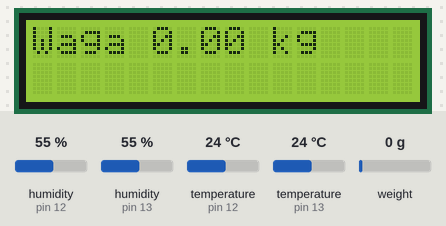
Simulated run of this sketch. Board: Arduino Uno, built with avr-gcc and run on an emulated ATmega328P. Parts: 16×2 character LCD. The inputs (shaded band) are chosen by the test bench; at power-on: humidity (sensors on pin 12, pin 13) 55 %, weight on the scale 0 g, temperature (sensors on pin 12, pin 13) 24 °C. What the sketch prints to the serial monitor is not drawn.

Above: at 4.2 s.
4.3 s: humidity (sensor on pin 12) set to 22 %
At 9.1 s:
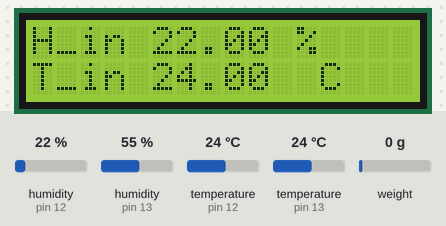
10.8 s: humidity (sensor on pin 13) set to 22 %
At 13.8 s:
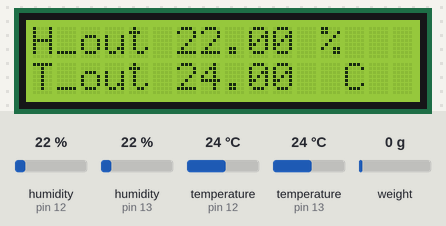
14.8 s: weight on the scale set to 100 g
At 19.2 s:
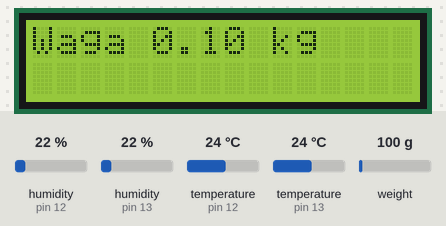
19.9 s: temperature (sensor on pin 12) set to 12 °C
At 23.9 s:
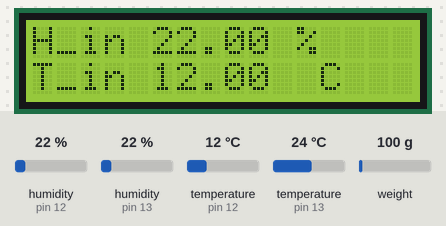
24.6 s: temperature (sensor on pin 13) set to 12 °C
At 28.6 s:
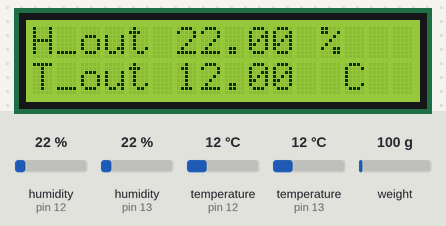
29.3 s: weight on the scale set to 1250 g
At 30.1 s:
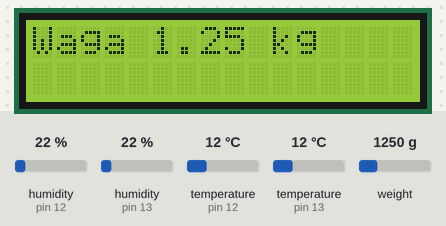
Timing chart, 0 to 32.3 s (numbered marks = the images above; inputs shaded):
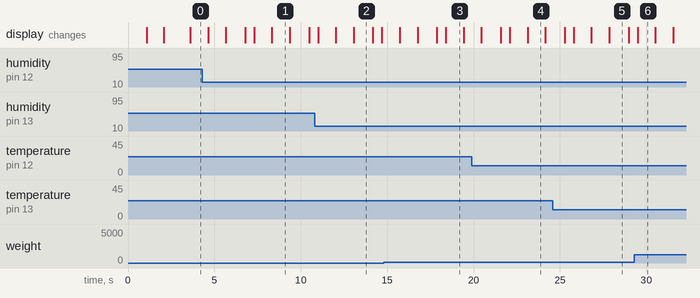

Measured:
- what the display in image 1 shows lasts 1.1 s, from 8.3 s to 9.4 s
- what the display in image 2 shows lasts 1.1 s, from 13.1 s to 14.2 s

The sketch:

waga_lcd.ino
```cpp
#include "core.hpp"

#include <DHT.h>
#include <HX711.h>
#include <LiquidCrystal_I2C.h>

#include <Wire.h>

#define LOADCELL_DOUT_PIN  3
#define LOADCELL_SCK_PIN  2

float calibration_factor = -13900; //weight calibration factor

constexpr int INSIDE_DHT_SENSOR_PIN = 12;
constexpr uint8_t INSIDE_DHT_SENSOR_TYPE = DHT22; //DHT_SENSOR_TYPE = DHT22;

constexpr int OUTSIDE_DHT_SENSOR_PIN = 13;
constexpr uint8_t OUTSIDE_DHT_SENSOR_TYPE = DHT22; //DHT_SENSOR_TYPE = DHT22;

LiquidCrystal_I2C lcd(0x27, 16, 2); //create an lcd instance
HX711 scale; // create a weight instance

DHT insideSensor(INSIDE_DHT_SENSOR_PIN, INSIDE_DHT_SENSOR_TYPE); //DHT_SENSOR_TYPE = DHT22;
DHT outsideSensor(OUTSIDE_DHT_SENSOR_PIN, OUTSIDE_DHT_SENSOR_TYPE); //DHT_SENSOR_TYPE = DHT22;

void initializeDevices()
{
  lcd.begin();

  scale.begin(LOADCELL_DOUT_PIN, LOADCELL_SCK_PIN);

  insideSensor.begin();
  outsideSensor.begin();
}

void scaleReset()
{
  scale.set_scale();

  // Reset the scale to 0.
  scale.tare();
}

void showStartLCDText(String text)
{
  lcd.setCursor(3,0); // center the cursor to the text
  lcd.print(text);
}

void setup()
{
  Serial.begin(9600);

  initializeDevices();

  scaleReset();

  showStartLCDText(F("Waga ulowa"));
  delay(1000);

  lcd.clear();
}

void loop()
{
  delay(1000);
  lcd.clear();

  // Adjust to this calibration factor.
  scale.set_scale(calibration_factor);

  const float weight = scale.get_units(5);

  const float insideHumidity = insideSensor.readHumidity();
  const float insideTemperature = insideSensor.readTemperature();

  const float outsideHumidity = outsideSensor.readHumidity();
  const float outsideTemperature = outsideSensor.readTemperature();

  // LCD prints
  {
    lcd.setCursor(0, 0);
    lcd.print(core::fullPrettyValueText("Waga", weight, "kg"));

    delay(1000);
    lcd.clear();

    lcd.setCursor(0, 0); //first line
    lcd.print(core::fullPrettyValueText("H_in", insideHumidity, "%"));
    lcd.setCursor(0, 1); //second line
    lcd.print(core::fullPrettyValueText("T_in", insideTemperature, " C"));

    delay(1000);
    lcd.clear();

    lcd.setCursor(0, 0);
    lcd.print(core::fullPrettyValueText("H_out", outsideHumidity, "%"));
    lcd.setCursor(0, 1);
    lcd.print(core::fullPrettyValueText("T_out", outsideTemperature, " C"));
  }

  // Serial prints
  {
    Serial.println("---------------------------");
    Serial.println(core::fullPrettyValueText("Waga", weight, "kg"));
    Serial.println();
    Serial.println(core::fullPrettyValueText("Wewnetrzna wilgotnosc", insideHumidity, "%"));
    Serial.println(core::fullPrettyValueText("Wewnetrzna temperatura", insideTemperature, " C"));
    Serial.println();
    Serial.println(core::fullPrettyValueText("Zewnetrzna wilgotnosc", outsideHumidity, "%"));
    Serial.println(core::fullPrettyValueText("Zewnetrzna temperatura", outsideTemperature, " C"));
  }
}
```

core.cpp
```cpp
#include "core.hpp"

namespace core
{
  String fullPrettyValueText(String prefix, float value, String unit)
  {
    return prefix + " " + prettyValueText(value, unit);
  }

  String prettyValueText(float value, String unit)
  {
    return String(value) + " " + unit;
  }
} // namespace core
```

core.hpp
```cpp
#pragma once

#include <Arduino.h>

namespace core
{
  String fullPrettyValueText(String prefix, float value, String unit);
  String prettyValueText(float value, String unit);
} // core
```

cell_number.cpp
```cpp
#include "cell_number.hpp"
#include "util.hpp"

/*
  IMPORTANT: By default the area code is polish.
*/

CellNumber::CellNumber(int rawCellNumber):
  mAreaCode(""),
  mNumber(0)
{
  if (isCellNumberValid(rawCellNumber))
  {
    validate(rawCellNumber);
  }
  else
  {
    // TODO: Print a warning into serial.
  }
}

CellNumber::CellNumber(String rawCellNumber):
  mAreaCode("+48"),
  mNumber(0)
{
  if (rawCellNumber.length() != 0)
  {
    if (!isAreaCodeValid(rawCellNumber.substring(0, AREA_CODE_LENGTH)))
    {
      mAreaCode = "+48";
    }

    if (isCellNumberValid(rawCellNumber.substring(AREA_CODE_LENGTH)))
    {
      mNumber = rawCellNumber.toInt();
    }
  }
}

CellNumber::CellNumber(String areaCode, int rawCellNumber):
  mAreaCode("+48"),
  mNumber(0)
{
  if (!isAreaCodeValid(areaCode))
  {
    mAreaCode = "+48";
  }

  if (isCellNumberValid(rawCellNumber))
  {
    mNumber = rawCellNumber;
  }
}

void CellNumber::validate(int rawCellNumber)
{
  const int length = util::lengthOfNumber(rawCellNumber);
  if (length == CELL_NUMBER_WITHOUT_PREFIX_LENGTH)
  {
    mNumber = rawCellNumber % (10 * CELL_NUMBER_LENGTH);

    int areaCode = (rawCellNumber - mNumber) / (10 * CELL_NUMBER_LENGTH);
    if (areaCode != POLISH_AREA_CODE_WITHOUT_PREFIX)
    {
      areaCode = POLISH_AREA_CODE;
      // TODO: Print a warning into serial.
    }
  }
  else if (length == CELL_NUMBER_LENGTH)
  {
    mNumber = rawCellNumber;
  }
}

bool CellNumber::isAreaCodeValid(int areaCode) const
{
  // By default the area code is polish.
  return areaCode == POLISH_AREA_CODE_WITHOUT_PREFIX;
}

bool CellNumber::isAreaCodeValid(const String& areaCode) const
{
  if (areaCode.length() == AREA_CODE_LENGTH)
  {
    // By default the area code is polish.
    if (areaCode == POLISH_AREA_CODE)
    {
      return true;
    }
  }

  return false;
}

bool CellNumber::isCellNumberValid(int rawCellNumber) const
{
  const int length = util::lengthOfNumber(rawCellNumber);
  return length == CELL_NUMBER_WITHOUT_PREFIX_LENGTH ||
         length == CELL_NUMBER_LENGTH;
}

bool CellNumber::isCellNumberValid(const String& rawCellNumber) const
{
  return rawCellNumber.length() == CELL_NUMBER_LENGTH ||
         rawCellNumber.length() == CELL_NUMBER_WITHOUT_PREFIX_LENGTH ||
         rawCellNumber.length() == FULL_CELL_NUMBER;
}
```

cell_number.hpp
```cpp
#pragma once

#include <Arduino.h>

constexpr int FULL_CELL_NUMBER = 12;
constexpr int CELL_NUMBER_WITHOUT_PREFIX_LENGTH = 11;
constexpr int CELL_NUMBER_LENGTH = 9;
constexpr int AREA_CODE_LENGTH = 3;

constexpr const char* POLISH_AREA_CODE = "+48";
constexpr int POLISH_AREA_CODE_WITHOUT_PREFIX = 48;

class CellNumber
{
public:
  CellNumber(int rawCellNumber);
  CellNumber(String rawCellNumber);
  CellNumber(String areaCode, int rawCellNumber);

  ~CellNumber() = default;

  CellNumber(const CellNumber&) = default;
  CellNumber(CellNumber&&) = default;

  CellNumber& operator=(const CellNumber&) = default;
  CellNumber& operator=(CellNumber&&) = default;

  // TODO: Add getters of area code and cell number.

private:
  void validate(int rawCellNumber);

  // Stupid simple checks if the cell number is correct.
  bool isCellNumberValid(int rawCellNumber) const;
  bool isCellNumberValid(const String& rawCellNumber) const;
  bool isAreaCodeValid(int areaCode) const;
  bool isAreaCodeValid(const String& areaCode) const;

  String mAreaCode;
  int mNumber;
};
```

dht_sensor.cpp
```cpp
#include "dht_sensor.hpp"

DHTSensor::DHTSensor(const int pin, const uint8_t type):
  mPin(pin),
  mType(type),
  mSensor(pin, type)
{
  // Connect pin 1 (on the left) of the sensor to +5V
  // NOTE: If using a board with 3.3V logic like an Arduino Due connect pin 1
  // to 3.3V instead of 5V!
  // Connect pin 2 of the sensor to whatever your DHTPIN is
  // Connect pin 3 (on the right) of the sensor to GROUND (if your sensor has 3 pins)
  // Connect pin 4 (on the right) of the sensor to GROUND and leave the pin 3 EMPTY (if your sensor has 4 pins)
  // Connect a 10K resistor from pin 2 (data) to pin 1 (power) of the sensor

  // Initialize DHT sensor.
  // Note that older versions of this library took an optional third parameter to
  // tweak the timings for faster processors.  This parameter is no longer needed
  // as the current DHT reading algorithm adjusts itself to work on faster procs.

  mSensor.begin();
}

String DHTSensor::readHumidity() const
{
  const float humidity = mSensor.readHumidity();
  if (isnan(humidity))
  {
    Serial.println("Failed to read from DHT sensor!");
  }

  return String(humidity);
}

String DHTSensor::readTemperature() const
{
  const float temperature = mSensor.readTemperature();
  if (isnan(temperature))
    {
      Serial.println("Failed to read from DHT sensor!");
    }

  return String(temperature);
}
```

dht_sensor.hpp
```cpp
#pragma once

#include <Arduino.h>
#include <DHT.h>

class DHTSensor
{
  public:
    explicit DHTSensor(const int pin, const uint8_t type);
    DHTSensor(const DHTSensor&) = delete;
    DHTSensor(DHTSensor&&) = delete;
    ~DHTSensor() = default;

    DHTSensor& operator=(const DHTSensor&) = delete;
    DHTSensor& operator=(DHTSensor&&) = delete;

    String readHumidity() const;
    String readTemperature() const;

  private:
    const int mPin;
    const uint8_t mType;
    DHT mSensor;
};
```

scale.cpp
```cpp
#include "scale.hpp"

Scale::Scale(float calibrationValue, int readingTimes):
  mScaleSensor(),
  mCalibrationValue(calibrationValue),
  mReadingTimes(readingTimes)
{
  Serial.print("Scale!");
}

void Scale::init(unsigned char dout, unsigned char sck)
{
  mScaleSensor.begin(dout, sck);
  mScaleSensor.set_scale();
  reset();
  calibrate(mCalibrationValue);

  Serial.print("Begin scale!");
}

void Scale::calibrate(float value)
{
  mScaleSensor.set_scale(value);
}

void Scale::reset()
{
  mScaleSensor.tare();
}

bool Scale::isReady()
{
  return mScaleSensor.is_ready();
}

void Scale::powerOn()
{
  mScaleSensor.power_up();
}

void Scale::powerOff()
{
  mScaleSensor.power_down();
}

void Scale::setReadingTimes(int readingTimes)
{
  if (mReadingTimes != readingTimes)
  {
    mReadingTimes = readingTimes;
  }
}

float Scale::getUnits()
{
  // Wartość zwracana jest średnią wartością z mReadingTimes odczytów.
  return mScaleSensor.get_units(mReadingTimes);
}
```

scale.hpp
```cpp
#pragma once

#include <HX711.h>

constexpr int DEFAULT_TIMES = 5;

class Scale
{
public:
  Scale(float calibrationValue, int readingTimes = DEFAULT_TIMES);
  Scale(const Scale&) = delete;
  Scale(Scale&&) = delete;

  ~Scale() = default;

  Scale& operator=(const Scale&) = delete;
  Scale& operator=(Scale&&) = delete;

  void init(unsigned char dout, unsigned char sck);

  void calibrate(float value);
  void reset();
  bool isReady();
  void powerOn();
  void powerOff();

  void setReadingTimes(int readingTimes);
  float getUnits();

private:
  HX711 mScaleSensor;
  float mCalibrationValue;
  int mReadingTimes;
};
```

screen.cpp
```cpp
#include "screen.hpp"

Screen::Screen(const int pin, const int maxNumCharsPerRow, const int maxNumRows):
  mPin(pin),
  mMaxNumCharsPerRow(maxNumCharsPerRow),
  mMaxNumRows(maxNumRows),
  mLCD(LiquidCrystal_I2C(mPin, mMaxNumCharsPerRow, mMaxNumRows))
{
  // Inicjalizacja LCD
  mLCD.begin();

  mLCD.backlight();
}

void Screen::enableBacklight()
{
  // Turn on the blacklight.
  mLCD.backlight();
}

void Screen::showText(const String& text, const bool beforeClear)
{
  if (beforeClear)
  {
    clear();
  }

  // TODO: Use text with autoscroll if it needed.
  mLCD.print(text);
}

void Screen::clear()
{
  // Jak działa
  mLCD.clear();
}

// void Screen::adjustText(const String& text) const
// {
//   if (text.length() <= mMaxNumCharsPerRow)
//   {
//     return text;
//   }

//   // TODO: Implement wrap algorithm
//   String adjustedText = text;

//   return adjustedText;
// }

void Screen::setCursor(const int numCol, const int numRow)
{
  mLCD.setCursor(numCol, numRow);
}
```

screen.hpp
```cpp
#pragma once

#include <Arduino.h>
#include <LiquidCrystal_I2C.h>

class Screen
{
public:
  explicit Screen(const int pin, const int maxNumCharsPerRow, const int maxNumRows);
  Screen(const Screen&);
  Screen(Screen&&);
  ~Screen() = default;

  Screen& operator=(const Screen&);
  Screen& operator=(Screen&&);

  void enableBacklight();
  void showText(const String& text, const bool beforeClear = false);
  void clear();

  // TODO: Move to private section
  void setCursor(const int numCol, const int numRow);

private:
  // String adjustText(const String& text) const;

  // Numer pinu
  const int mPin;

  // Maksymalna liczba znaków w wierszu
  const int mMaxNumCharsPerRow;

  // Maksymalna liczba wierszy
  const int mMaxNumRows;

  // Instancja klasy LiquidCrystal_I2C
  LiquidCrystal_I2C mLCD;
};
```

util.cpp
```cpp
#include "util.hpp"

#include <math.h>

namespace util
{
  int lengthOfNumber(int number)
  {
    return static_cast<int>(ceil(log10(number + 1)));
  }
} // namespace util
```

util.hpp
```cpp
#pragma once

namespace util
{
  int lengthOfNumber(int number);
} // namespace util
```
